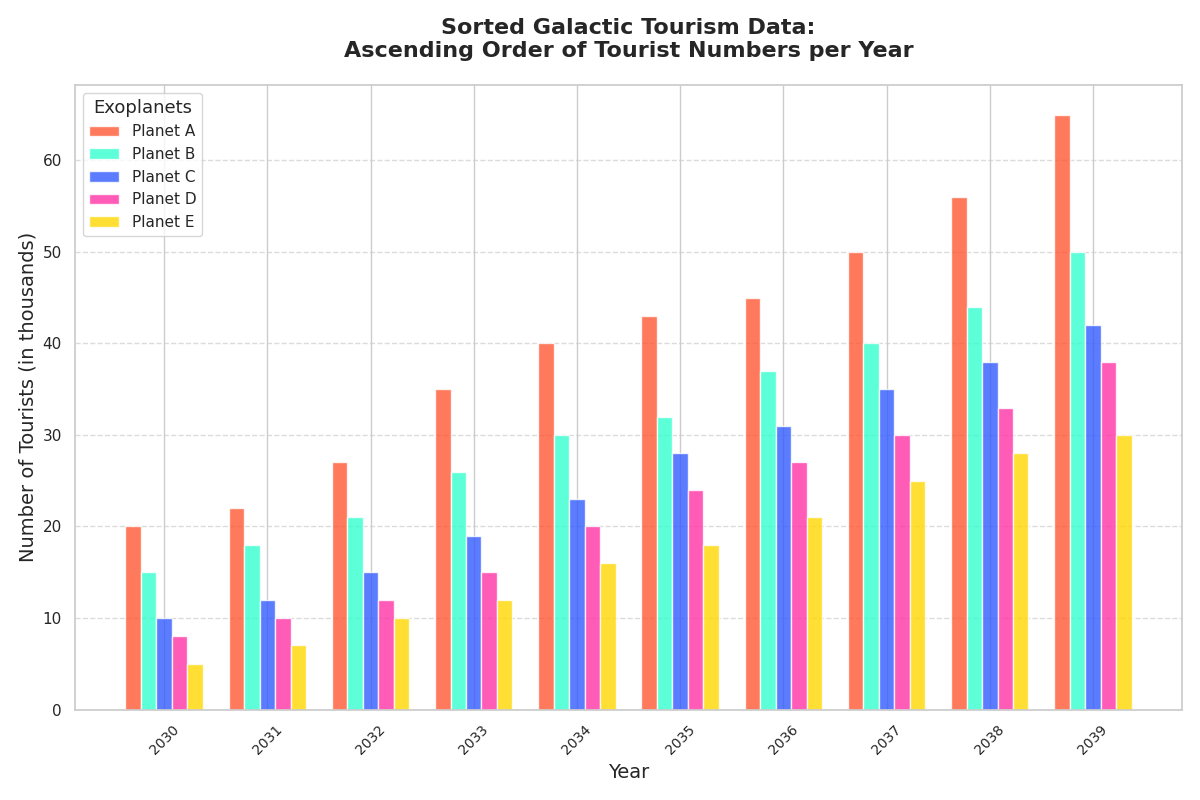

The script that drew this image:
import matplotlib.pyplot as plt
import numpy as np

# Years and number of tourists data
years = np.arange(2030, 2040)
data = {
    'Planet A': [20, 22, 27, 35, 40, 43, 45, 50, 56, 65],
    'Planet B': [15, 18, 21, 26, 30, 32, 37, 40, 44, 50],
    'Planet C': [10, 12, 15, 19, 23, 28, 31, 35, 38, 42],
    'Planet D': [8, 10, 12, 15, 20, 24, 27, 30, 33, 38],
    'Planet E': [5, 7, 10, 12, 16, 18, 21, 25, 28, 30],
}

# Sorting data for each planet in ascending order of tourists
sorted_data = {planet: np.sort(tourists) for planet, tourists in data.items()}

# Plotting
fig, ax = plt.subplots(figsize=(12, 8))

# Bar width and offsets calculations for grouped bar chart
bar_width = 0.15
x_indexes = np.arange(len(years))
offsets = np.linspace(-0.3, 0.3, len(data))

# Plot each exoplanet's sorted data
colors = ['#FF5733', '#33FFCE', '#335BFF', '#FF33A6', '#FFD700']
for i, (planet, tourists) in enumerate(sorted_data.items()):
    ax.bar(x_indexes + offsets[i], tourists, width=bar_width, label=planet, color=colors[i], alpha=0.8)

# Customize the plot
ax.set_title('Sorted Galactic Tourism Data:\nAscending Order of Tourist Numbers per Year', fontsize=16, fontweight='bold', pad=20)
ax.set_xlabel('Year', fontsize=14)
ax.set_ylabel('Number of Tourists (in thousands)', fontsize=14)
ax.set_xticks(x_indexes)
ax.set_xticklabels(years, rotation=45, fontsize=10)
ax.yaxis.grid(True, linestyle='--', alpha=0.7)
ax.set_axisbelow(True)

# Add legend
ax.legend(title='Exoplanets', title_fontsize='13', fontsize='11', loc='upper left')

# Adjust layout to prevent overlap
plt.tight_layout()

# Show the plot
plt.show()
